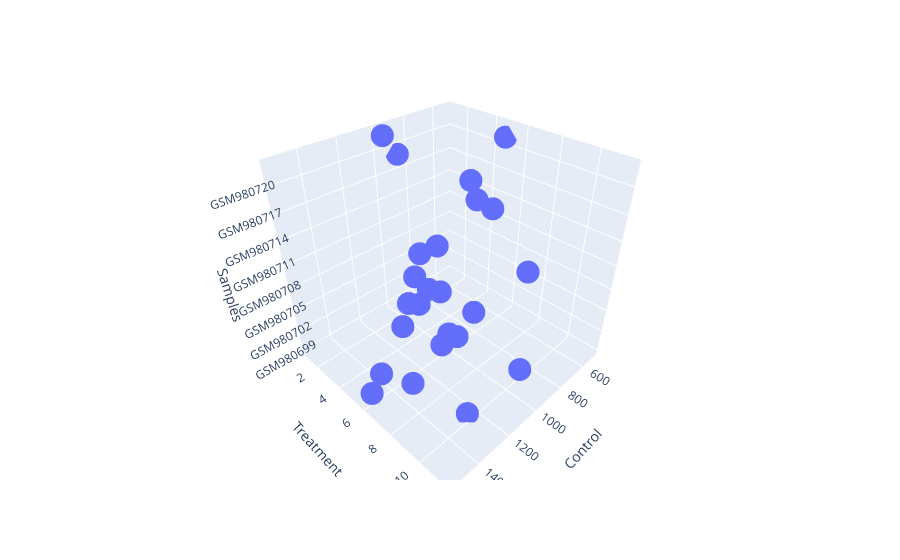

This figure's notebook cell:
### Markdown cell above
### 3D Scatter Plot

### Code cell
fig = px.scatter_3d(df, x='Control', y='Treatment', z='Samples')
fig.show()

### Figure 1 — Plotly figure (JSON) as saved in the notebook; plotly's stock layout.template omitted (floating-point values rounded to 4 significant figures)
{"data": [{"hovertemplate": "Control=%{x}<br>Treatment=%{y}<br>Samples=%{z}<extra></extra>", "legendgroup": "", "marker": {"color": "#636efa", "symbol": "circle"}, "mode": "markers", "name": "", "scene": "scene", "showlegend": false, "type": "scatter3d", "x": [1261.0, 1342.0, 1541.0, 1459.0, 1157.0, 1236.0, 1132.0, 1127.0, 1171.0, 1239.0, 1286.0, 1157.0, 1217.0, 1097.0, 1271.0, 1313.0, 1138.0, 1069.0, 832.3, 910.5, 881.7, 913.3, 504.9, 993.2], "y": [9.81, 6.93, 6.37, 6.08, 7.04, 5.06, 4.32, 11.53, 5.62, 8.87, 8.85, 5.22, 6.85, 4.96, 10.08, 8.64, 6.62, 11.01, 6.09, 7.73, 1, 6.42, 4.89, 1.37], "z": ["GSM980699", "GSM980700", "GSM980701", "GSM980702", "GSM980703", "GSM980704", "GSM980705", "GSM980706", "GSM980707", "GSM980708", "GSM980709", "GSM980710", "GSM980711", "GSM980712", "GSM980713", "GSM980714", "GSM980715", "GSM980716", "GSM980717", "GSM980718", "GSM980719", "GSM980720", "GSM980721", "GSM980722"]}], "layout": {"legend": {"tracegroupgap": 0}, "margin": {"t": 60}, "scene": {"domain": {"x": [0, 1], "y": [0, 1]}, "xaxis": {"title": {"text": "Control"}}, "yaxis": {"title": {"text": "Treatment"}}, "zaxis": {"title": {"text": "Samples"}}}}}
